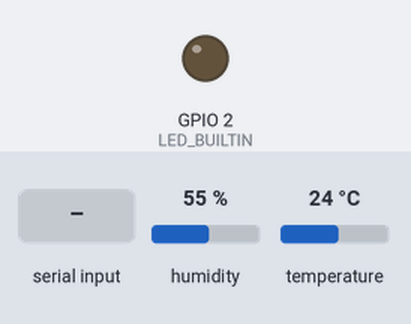
Recording of a sketch running on a simulated ESP32. On the bench: output pins drawn as LEDs (lit = HIGH). Dashed ring = blinking. The inputs (shaded band) are chosen by the test bench; at power-on: humidity 55 %, temperature 24 °C. WiFi joins after 1.5 s; servers stay silent unless stated; no MQTT or app messages arrive unless stated; what the sketch prints to the serial monitor is not drawn.

Above: at 0.8 s.
0.9 s: "1" received over Serial
At 4.2 s:
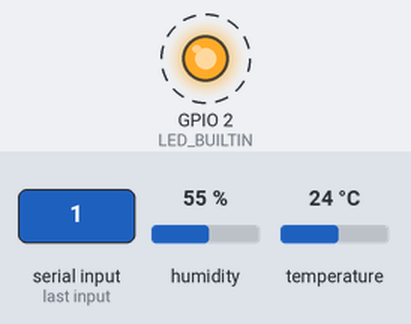
Timing chart, 0 to 9.9 s (numbered marks = the images above; inputs shaded):
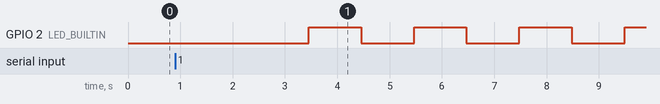

Measured:
- after the input at 0.9 s, GPIO 2 (LED_BUILTIN): alternates HIGH for 1.0 s and LOW for 1.0 s, starting after 2.6 s

The sketch:

mqtt_iot_DHT22.ino
```cpp
// Bibliotecas
#include<WiFi.h>            // Gestão de WiFi Espressif
#include "DHTesp.h"         // DHT otimizada para ESP32
#include <ArduinoJson.h>    // Manipulação de dados JSON
#include <PubSubClient.h>   // MQTT Client
#include <time.h>

//Informações de Rede
//const char* ssid = "Iot Smart House";  // Enter SSID here
//const char* password = "IotSmartHousei8#!";  //Enter Password here

const char* ssid = "AsusDreh";  // Enter SSID here
const char* password = "stoniarigida";  //Enter Password here

//Valores de Referência
#define DHTPIN 4 // Pino Conectado do DHT22


//Variáveis Globais
uint32_t contador_loop = 0;
String client_id;
float temperature = 0;
float umidity = 0;
String datetime;

//Manipulação de Texto e Json
char serialMessage[200];
char jsonBuffer[1024];

// Informações de acesso MQTT
const char* mqttBroker = "iot.eclipse.org";
const int mqttPort = 1883;
const char* topic_pub = "/iot/senai/curvello/data";
const char* topic_sub = "/iot/senai/vinialves08/cmd";

//Objects
WiFiClient espClient;
DHTesp dht;
DynamicJsonDocument doc(1024);
PubSubClient mqttClient(espClient);

void setup() {
  // initialize digital pin LED_BUILTIN as an output.
  pinMode(LED_BUILTIN, OUTPUT);
  Serial.begin(115200);


  Serial.println("Inicializando componentes...");
  dht.setup(DHTPIN, DHTesp::DHT22);
  Serial.print("Sensor DHT22 Inicializado!!!\n\n ");

  Serial.print("Digite o ID do Cliente: ");
 while(Serial.available() == 0);
 while(Serial.available() > 0){
    client_id = Serial.readString();
 }

 Serial.print("Cliente ID: ");
 Serial.println(client_id);

 //Iniciando a conexão de rede

 Serial.print("Iniciando WiFi...");
 WiFi.begin(ssid, password);
 while (WiFi.status() != WL_CONNECTED) {
  delay(500);
  Serial.print(".");
  }
  Serial.println("");
  Serial.println("WiFi connected..!");
  Serial.print("Got IP: ");  Serial.println(WiFi.localIP());

  Serial.print("Configurando acesso ao MQTT...");
  mqttClient.setServer(mqttBroker, mqttPort);
  while(!mqttClient.connected()){
    if(mqttClient.connect(client_id.c_str())){
      Serial.println("Conectado!");
    }else{
    Serial.print(".");
    delay(2000);
    }
  }
}

// the loop function runs over and over again forever
void loop() {
  digitalWrite(LED_BUILTIN, HIGH);   // turn the LED on (HIGH is the voltage level)
  delay(1000);                       // wait for a second
  digitalWrite(LED_BUILTIN, LOW);    // turn the LED off by making the voltage LOW
  delay(1000);                       // wait for a second

  contador_loop++;
   temperature = dht.getTemperature();
   umidity = dht.getHumidity();

   if(isnan(temperature) || isnan(umidity) ){
      Serial.println("Falha na leitura do sensor!!");
      temperature = umidity = 9999; // Valor de exceção para envio dos dados
   }
   snprintf(serialMessage, sizeof(serialMessage),
    "Loop: %d \nTemp: %.2f \nUmid: %.2f \n",
    contador_loop, temperature, umidity
   );
   Serial.println(serialMessage);


   doc["ID"] = client_id;
   doc["TEMP"] = temperature;
   doc["UMID"] = umidity;
   doc["NR"] = contador_loop;

   serializeJson(doc, jsonBuffer);
   Serial.println(jsonBuffer);

   mqttClient.publish(topic_pub, jsonBuffer);

}
```
